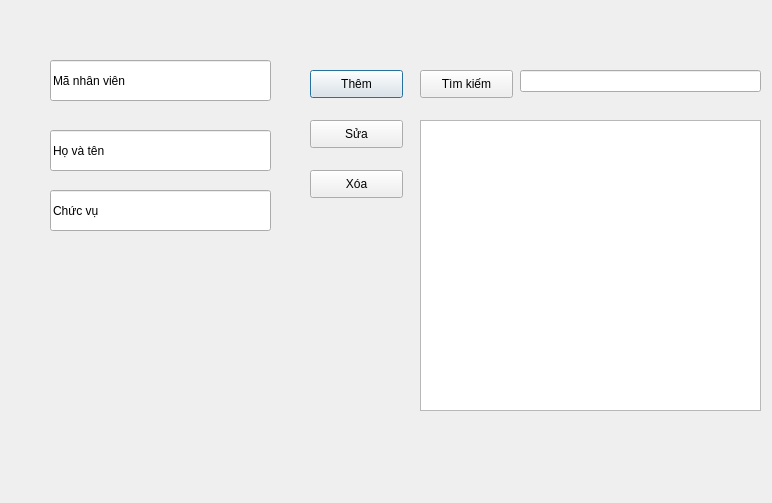
<?xml version="1.0" encoding="UTF-8"?>
<ui version="4.0">
 <class>Dialog</class>
 <widget class="QDialog" name="Dialog">
  <property name="geometry">
   <rect>
    <x>0</x>
    <y>0</y>
    <width>772</width>
    <height>503</height>
   </rect>
  </property>
  <property name="windowTitle">
   <string>Dialog</string>
  </property>
  <widget class="QLineEdit" name="txt_manv">
   <property name="geometry">
    <rect>
     <x>50</x>
     <y>60</y>
     <width>221</width>
     <height>41</height>
    </rect>
   </property>
   <property name="text">
    <string>Mã nhân viên</string>
   </property>
  </widget>
  <widget class="QLineEdit" name="txt_hoten">
   <property name="geometry">
    <rect>
     <x>50</x>
     <y>130</y>
     <width>221</width>
     <height>41</height>
    </rect>
   </property>
   <property name="text">
    <string>Họ và tên</string>
   </property>
  </widget>
  <widget class="QLineEdit" name="txt_chucvu">
   <property name="geometry">
    <rect>
     <x>50</x>
     <y>190</y>
     <width>221</width>
     <height>41</height>
    </rect>
   </property>
   <property name="text">
    <string>Chức vụ</string>
   </property>
  </widget>
  <widget class="QPushButton" name="btn_them">
   <property name="geometry">
    <rect>
     <x>310</x>
     <y>70</y>
     <width>93</width>
     <height>28</height>
    </rect>
   </property>
   <property name="text">
    <string>Thêm</string>
   </property>
  </widget>
  <widget class="QPushButton" name="btn_sua">
   <property name="geometry">
    <rect>
     <x>310</x>
     <y>120</y>
     <width>93</width>
     <height>28</height>
    </rect>
   </property>
   <property name="text">
    <string>Sửa</string>
   </property>
  </widget>
  <widget class="QPushButton" name="btn_xoa">
   <property name="geometry">
    <rect>
     <x>310</x>
     <y>170</y>
     <width>93</width>
     <height>28</height>
    </rect>
   </property>
   <property name="text">
    <string>Xóa</string>
   </property>
  </widget>
  <widget class="QPushButton" name="btn_tim">
   <property name="geometry">
    <rect>
     <x>420</x>
     <y>70</y>
     <width>93</width>
     <height>28</height>
    </rect>
   </property>
   <property name="text">
    <string>Tìm kiếm</string>
   </property>
  </widget>
  <widget class="QLineEdit" name="txt_timkiem">
   <property name="geometry">
    <rect>
     <x>520</x>
     <y>70</y>
     <width>241</width>
     <height>22</height>
    </rect>
   </property>
  </widget>
  <widget class="QTableWidget" name="table_nhanvien">
   <property name="geometry">
    <rect>
     <x>420</x>
     <y>120</y>
     <width>341</width>
     <height>291</height>
    </rect>
   </property>
  </widget>
 </widget>
 <resources/>
 <connections/>
</ui>
